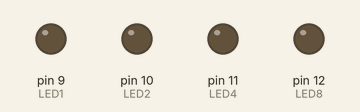
Recording of a sketch running on a simulated Arduino Uno, built with avr-gcc and run on an emulated ATmega328P. Shown: output pins drawn as LEDs (lit = HIGH).

Above: at 0.3 s.
At 1.8 s:
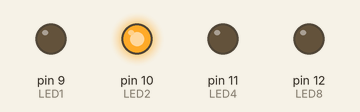
At 3.3 s:
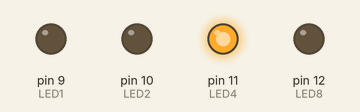
At 6.3 s:
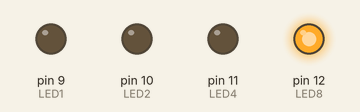
At 9.3 s:
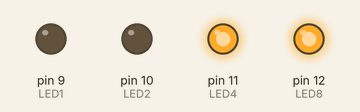
At 12.0 s:
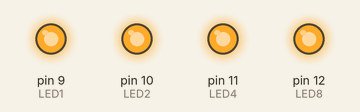
Timing chart, 0 to 16.6 s (numbered marks = the images above):
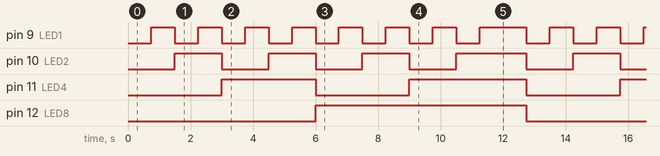

The sketch:

sketch_sep5a.ino
```cpp
int LED8 = 12;
int LED4 = 11;
int LED2 = 10;
int LED1 = 9;

int longWait = 1500;
int smallWait = 750;

void setup() {
  pinMode(LED8, OUTPUT);
  pinMode(LED4, OUTPUT);
  pinMode(LED2, OUTPUT);
  pinMode(LED1, OUTPUT);
}

void loop() {
  //0
  digitalWrite(LED8, LOW);
  digitalWrite(LED4, LOW);
  digitalWrite(LED2, LOW);
  digitalWrite(LED1, LOW);
  delay(smallWait);
  //1
  digitalWrite(LED8, LOW);
  digitalWrite(LED4, LOW);
  digitalWrite(LED2, LOW);
  digitalWrite(LED1, HIGH);
  delay(smallWait);
  //2
  digitalWrite(LED8, LOW);
  digitalWrite(LED4, LOW);
  digitalWrite(LED2, HIGH);
  digitalWrite(LED1, LOW);
  delay(smallWait);
  //3
  digitalWrite(LED8, LOW);
  digitalWrite(LED4, LOW);
  digitalWrite(LED2, HIGH);
  digitalWrite(LED1, HIGH);
  delay(smallWait);
  //4
  digitalWrite(LED8, LOW);
  digitalWrite(LED4, HIGH);
  digitalWrite(LED2, LOW);
  digitalWrite(LED1, LOW);
  delay(smallWait);
  //5
  digitalWrite(LED8, LOW);
  digitalWrite(LED4, HIGH);
  digitalWrite(LED2, LOW);
  digitalWrite(LED1, HIGH);
  delay(smallWait);
  //6
  digitalWrite(LED8, LOW);
  digitalWrite(LED4, HIGH);
  digitalWrite(LED2, HIGH);
  digitalWrite(LED1, LOW);
  delay(smallWait);
  //7
  digitalWrite(LED8, LOW);
  digitalWrite(LED4, HIGH);
  digitalWrite(LED2, HIGH);
  digitalWrite(LED1, HIGH);
  delay(smallWait);
  //8
  digitalWrite(LED8, HIGH);
  digitalWrite(LED4, LOW);
  digitalWrite(LED2, LOW);
  digitalWrite(LED1, LOW);
  delay(smallWait);
  //9
  digitalWrite(LED8, HIGH);
  digitalWrite(LED4, LOW);
  digitalWrite(LED2, LOW);
  digitalWrite(LED1, HIGH);
  delay(smallWait);
  //10
  digitalWrite(LED8, HIGH);
  digitalWrite(LED4, LOW);
  digitalWrite(LED2, HIGH);
  digitalWrite(LED1, LOW);
  delay(smallWait);
  //11
  digitalWrite(LED8, HIGH);
  digitalWrite(LED4, LOW);
  digitalWrite(LED2, HIGH);
  digitalWrite(LED1, HIGH);
  delay(smallWait);
  //12
  digitalWrite(LED8, HIGH);
  digitalWrite(LED4, HIGH);
  digitalWrite(LED2, LOW);
  digitalWrite(LED1, LOW);
  delay(smallWait);
  //13
  digitalWrite(LED8, HIGH);
  digitalWrite(LED4, HIGH);
  digitalWrite(LED2, LOW);
  digitalWrite(LED1, HIGH);
  delay(smallWait);
  //14
  digitalWrite(LED8, HIGH);
  digitalWrite(LED4, HIGH);
  digitalWrite(LED2, HIGH);
  digitalWrite(LED1, LOW);
  delay(smallWait);
  //15
  digitalWrite(LED8, HIGH);
  digitalWrite(LED4, HIGH);
  digitalWrite(LED2, HIGH);
  digitalWrite(LED1, HIGH);
  delay(longWait);
}
```

Measured:
- by itself, pin 9 (LED1): repeats every 12.8 s: 6 × (LOW 0.75 s, HIGH 0.75 s), LOW 0.75 s, HIGH 1.5 s, LOW 0.75 s, HIGH 0.75 s
- by itself, pin 10 (LED2): repeats every 12.8 s: 2 × (LOW 1.5 s, HIGH 1.5 s), LOW 1.5 s, HIGH 2.3 s, LOW 1.5 s, HIGH 1.5 s
- by itself, pin 11 (LED4): repeats every 12.8 s: LOW 3.0 s, HIGH 3.8 s, LOW 3.0 s, HIGH 3.0 s
- by itself, pin 12 (LED8): alternates HIGH for 6.8 s and LOW for 6.0 s
